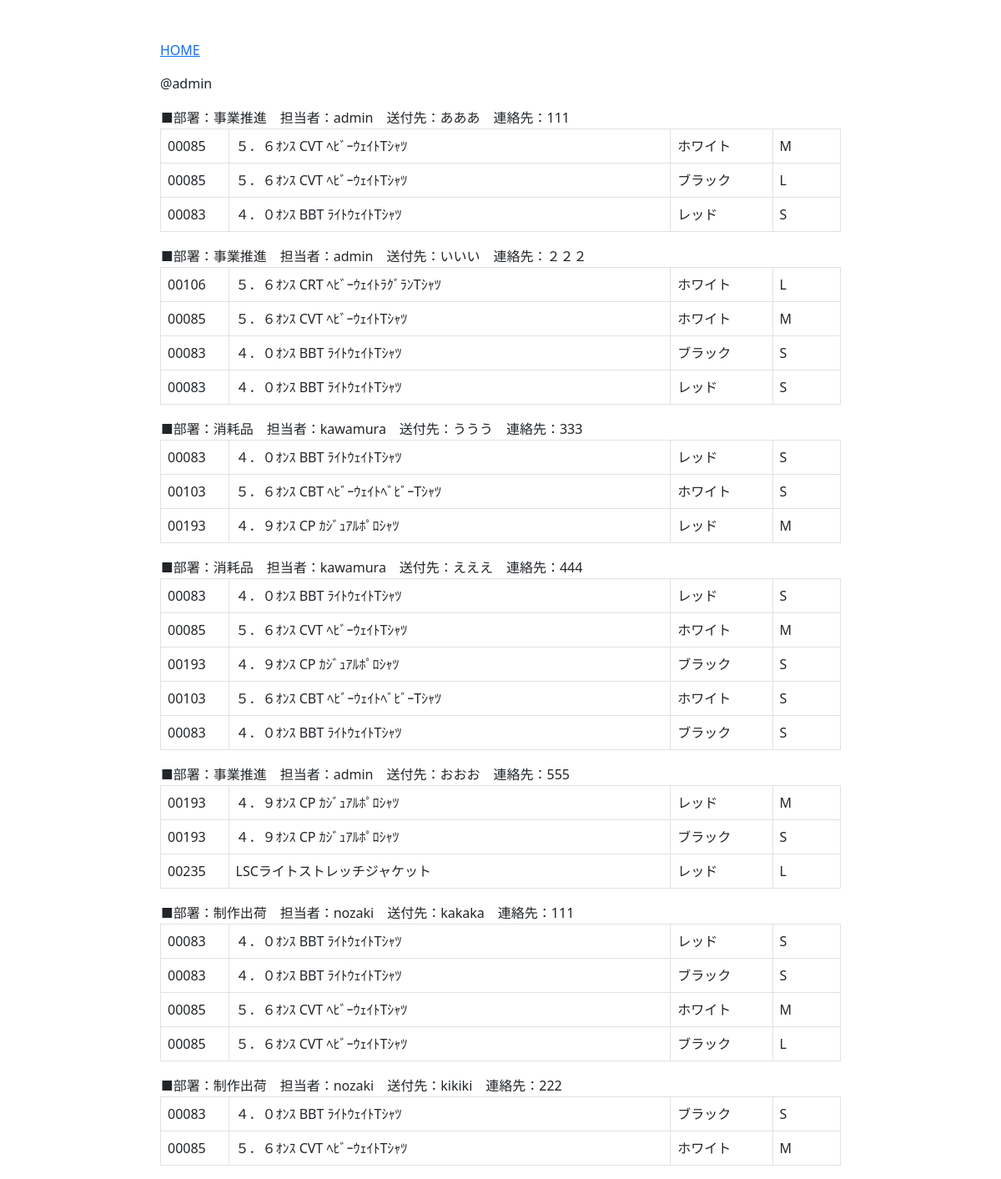
/plac5/rireki/ (signed in), run on the app's committed database.
### plac5/models.py (models this page shows, shortened)
class Send(models.Model):
    busho=models.CharField("部署",max_length=10)
    name=models.CharField("担当",max_length=10)
    send_name=models.CharField("送付先",max_length=10)
    send_tel=models.CharField("送付先電話",max_length=20)

class Sample(models.Model):
    sample_number=models.ForeignKey(Send,on_delete=models.CASCADE)
    hinban=models.CharField("品番",max_length=10)
    hinmei=models.CharField("品名",max_length=55)
    color=models.CharField("カラー",max_length=10)
    size=models.CharField("サイズ",max_length=5)

### plac5/views.py (the view)
# urls.py: path('rireki/', rireki, name="rireki"),
def rireki(request):
    if request.user.is_superuser:
        items=Send.objects.all()
        return render(request,"plac5/rireki.html",{"items":items})
    else:
        items=Send.objects.filter(name=request.user)
        return render(request,"plac5/rireki.html",{"items":items})

### plac5/templates/plac5/rireki.html
{% extends "plac5/base.html" %}
{% block main %}
<div class="container mt-5" style="width: 70%">
    <p><a href="{% url 'index' %}">HOME</a></p>
    <p>@{{request.user}}</p>
    {% for item in items %}
    <table>
        <tr>
            <td>
                {% if request.user.is_superuser %}
                    ■部署：{{item.busho}}　担当者：{{item.name}}　送付先：{{item.send_name}}　連絡先：{{item.send_tel}}
                {% else %}
                    ■送付先：{{item.send_name}}　連絡先：{{item.send_tel}}
                {% endif %}
            </td>
        </tr>
        <tr>
            <table class="table table-bordered">
                {% for sample in item.sample_set.all %}
                <tr>
                    <td style="width: 10%;">{{sample.hinban}}</td>
                    <td style="width: 65%;">{{sample.hinmei}}</td>
                    <td style="width: 15%;">{{sample.color}}</td>
                    <td style="width: 10%;">{{sample.size}}</td>
                </tr>
                {% endfor %}
            </table>
        </tr>
    </table>
    {% endfor %}
</div>
{% endblock %}

### data on the page
Send: busho "事業推進", name "admin", send_name "あああ", send_tel "111"
Sample: hinban "00085", hinmei "５．６ｵﾝｽ CVT ﾍﾋﾞｰｳｪｲﾄTｼｬﾂ", color "ホワイト", size "M"
Sample: hinban "00085", hinmei "５．６ｵﾝｽ CVT ﾍﾋﾞｰｳｪｲﾄTｼｬﾂ", color "ブラック", size "L"
Sample: hinban "00083", hinmei "４．０ｵﾝｽ BBT ﾗｲﾄｳｪｲﾄTｼｬﾂ", color "レッド", size "S"
Send: busho "事業推進", name "admin", send_name "いいい", send_tel "２２２"
Sample: hinban "00106", hinmei "５．６ｵﾝｽ CRT ﾍﾋﾞｰｳｪｲﾄﾗｸﾞﾗﾝTｼｬﾂ", color "ホワイト", size "L"
Sample: hinban "00085", hinmei "５．６ｵﾝｽ CVT ﾍﾋﾞｰｳｪｲﾄTｼｬﾂ", color "ホワイト", size "M"
Sample: hinban "00083", hinmei "４．０ｵﾝｽ BBT ﾗｲﾄｳｪｲﾄTｼｬﾂ", color "ブラック", size "S"
Sample: hinban "00083", hinmei "４．０ｵﾝｽ BBT ﾗｲﾄｳｪｲﾄTｼｬﾂ", color "レッド", size "S"
Send: busho "消耗品", name "kawamura", send_name "ううう", send_tel "333"
Sample: hinban "00083", hinmei "４．０ｵﾝｽ BBT ﾗｲﾄｳｪｲﾄTｼｬﾂ", color "レッド", size "S"
Sample: hinban "00103", hinmei "５．６ｵﾝｽ CBT ﾍﾋﾞｰｳｪｲﾄﾍﾞﾋﾞｰTｼｬﾂ", color "ホワイト", size "S"
Sample: hinban "00193", hinmei "４．９ｵﾝｽ CP ｶｼﾞｭｱﾙﾎﾟﾛｼｬﾂ", color "レッド", size "M"
Send: busho "消耗品", name "kawamura", send_name "えええ", send_tel "444"
Sample: hinban "00083", hinmei "４．０ｵﾝｽ BBT ﾗｲﾄｳｪｲﾄTｼｬﾂ", color "レッド", size "S"
Sample: hinban "00085", hinmei "５．６ｵﾝｽ CVT ﾍﾋﾞｰｳｪｲﾄTｼｬﾂ", color "ホワイト", size "M"
Sample: hinban "00193", hinmei "４．９ｵﾝｽ CP ｶｼﾞｭｱﾙﾎﾟﾛｼｬﾂ", color "ブラック", size "S"
Sample: hinban "00103", hinmei "５．６ｵﾝｽ CBT ﾍﾋﾞｰｳｪｲﾄﾍﾞﾋﾞｰTｼｬﾂ", color "ホワイト", size "S"
Sample: hinban "00083", hinmei "４．０ｵﾝｽ BBT ﾗｲﾄｳｪｲﾄTｼｬﾂ", color "ブラック", size "S"
Send: busho "事業推進", name "admin", send_name "おおお", send_tel "555"
Sample: hinban "00193", hinmei "４．９ｵﾝｽ CP ｶｼﾞｭｱﾙﾎﾟﾛｼｬﾂ", color "レッド", size "M"
Sample: hinban "00193", hinmei "４．９ｵﾝｽ CP ｶｼﾞｭｱﾙﾎﾟﾛｼｬﾂ", color "ブラック", size "S"
Sample: hinban "00235", hinmei "LSCライトストレッチジャケット", color "レッド", size "L"
Send: busho "制作出荷", name "nozaki", send_name "kakaka", send_tel "111"
Sample: hinban "00083", hinmei "４．０ｵﾝｽ BBT ﾗｲﾄｳｪｲﾄTｼｬﾂ", color "レッド", size "S"
Sample: hinban "00083", hinmei "４．０ｵﾝｽ BBT ﾗｲﾄｳｪｲﾄTｼｬﾂ", color "ブラック", size "S"
Sample: hinban "00085", hinmei "５．６ｵﾝｽ CVT ﾍﾋﾞｰｳｪｲﾄTｼｬﾂ", color "ホワイト", size "M"
Sample: hinban "00085", hinmei "５．６ｵﾝｽ CVT ﾍﾋﾞｰｳｪｲﾄTｼｬﾂ", color "ブラック", size "L"
Send: busho "制作出荷", name "nozaki", send_name "kikiki", send_tel "222"
Sample: hinban "00083", hinmei "４．０ｵﾝｽ BBT ﾗｲﾄｳｪｲﾄTｼｬﾂ", color "ブラック", size "S"
Sample: hinban "00085", hinmei "５．６ｵﾝｽ CVT ﾍﾋﾞｰｳｪｲﾄTｼｬﾂ", color "ホワイト", size "M"

### other printed values
{{ request.user }} "admin"
